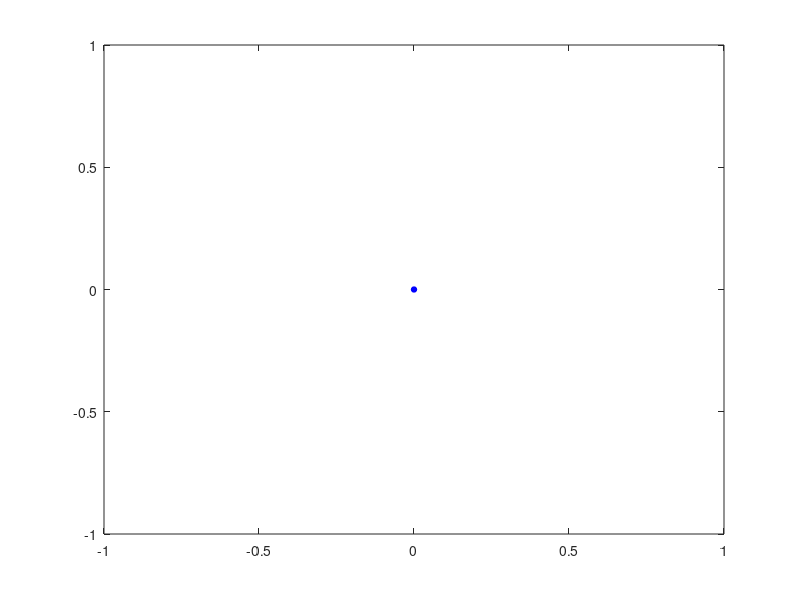

MATLAB code to generate this figure: (Note: this script raises an error after producing the figure.)
% ------------------------------------------------------------
% 2-D Neo-Hookean mass–spring lattice demo
% ------------------------------------------------------------
clear; clc; close all;

%% 1.  Parameters
Nx = 10; Ny = 8;                % lattice size
dx = 5e-3; dy = 5e-3;           % rest spacing [m]
A0 = 1e-6;                      % spring cross-section [m^2]
G  = 6e3;                       % shear modulus [Pa]  (≈4-6 kPa ExM gel)
m  = 1e-3;                      % node mass [kg]
damp = 0.07;                    % velocity damping (0 = none)

dt  = 5e-4;                     % time step [s]
T   = 1.5;                      % total time  [s]
nSteps = round(T/dt);

pullSpeed = 10e-3;              % pull right edge (m/s) in +x

%% 2.  Build node list
[xGrid, yGrid] = meshgrid((0:Nx-1)*dx, (0:Ny-1)*dy);
pos  = [xGrid(:), yGrid(:)];    % (Nx*Ny) × 2
vel  = zeros(size(pos));        % initial v = 0

nNodes = size(pos,1);

% index helpers
idx = @(i,j) (j-1)*Nx + i;      % 1-based linear index

% connectivity: horizontal & vertical springs
sprI = []; sprJ = [];
for j = 1:Ny
    for i = 1:Nx
        if i < Nx      % right neighbour
            sprI(end+1) = idx(i,j);
            sprJ(end+1) = idx(i+1,j);
        end
        if j < Ny      % upper neighbour
            sprI(end+1) = idx(i,j);
            sprJ(end+1) = idx(i,j+1);
        end
    end
end
sprI = sprI(:); sprJ = sprJ(:);      % column vectors
nSpr = numel(sprI);

% rest lengths
r0   = pos(sprJ,:) - pos(sprI,:);
L0   = sqrt(sum(r0.^2,2));            % nSpr × 1

%% 3.  Pinned nodes (left edge)
pinned = pos(:,1) < 1e-9;             % boolean mask

%% 4.  Pre-allocate force array
force = zeros(nNodes,2);

%% 5.  Figure for animation
figure('Name','Neo-Hookean sheet'); axis equal off
hLines = plot(0,0,'k-'); hold on; hMass = plot(0,0,'bo','MarkerSize',4,'MarkerFaceColor','b');
drawnow;

%% 6.  Time integration (velocity-Verlet)
for step = 1:nSteps
    t = step*dt;
    
    % ==== Pull right edge in +x ====
    % identify right-edge nodes (largest x initially)
    rightEdge = pos(:,1) > ( (Nx-1)*dx - 1e-9 );
    vel(rightEdge,1) = pullSpeed;     % impose velocity
    
    % ===== First half-step velocity update =====
    accel = force / m;                % from previous loop (zeros at start)
    vel   = vel + 0.5*dt*accel;
    vel   = vel * (1-damp*dt);        % simple damping
    
    % ===== Position update =====
    pos   = pos + dt*vel;
    pos(pinned,:) = [xGrid(pinned), yGrid(pinned)];   % keep pinned fixed
    
    % ===== Zero forces and accumulate spring forces =====
    force(:) = 0;
    % vector from i → j
    rij = pos(sprJ,:) - pos(sprI,:);
    L   = sqrt(sum(rij.^2,2));                % nSpr × 1 current lengths
    lambda = L./L0;                           % stretch ratios
    % scalar magnitude (nSpr × 1)
    Fmag = A0 .* G .* (1 - (L0./L).^3);
    % unit vectors
    rHat = rij ./ L;                          % nSpr × 2
    Fvec = Fmag .* rHat;                      % broadcast
    
    % accumulate equal & opposite forces
    for s = 1:nSpr
        i = sprI(s);  j = sprJ(s);
        force(i,:) = force(i,:) + Fvec(s,:);
        force(j,:) = force(j,:) - Fvec(s,:);
    end
    
    % ===== Second half-step velocity update =====
    accel = force / m;
    vel   = vel + 0.5*dt*accel;
    vel(pinned,:) = 0;                        % pinned → v = 0
    
    % ===== Plot (every few steps) =====
    if mod(step,10)==1 || step==nSteps
        set(hLines,'XData',[pos(sprI,1) pos(sprJ,1)]',...
                    'YData',[pos(sprI,2) pos(sprJ,2)]');
        set(hMass,'XData',pos(:,1),'YData',pos(:,2));
        title(sprintf('t = %.3f s',t));
        drawnow;
    end
end
